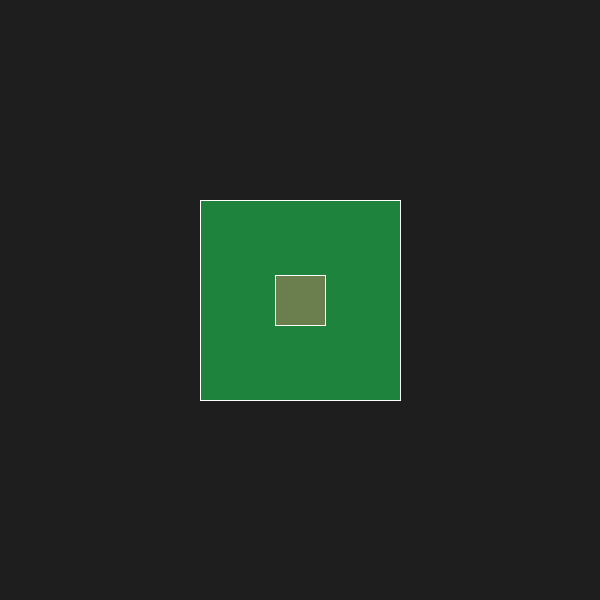
Frame 1 (no input)
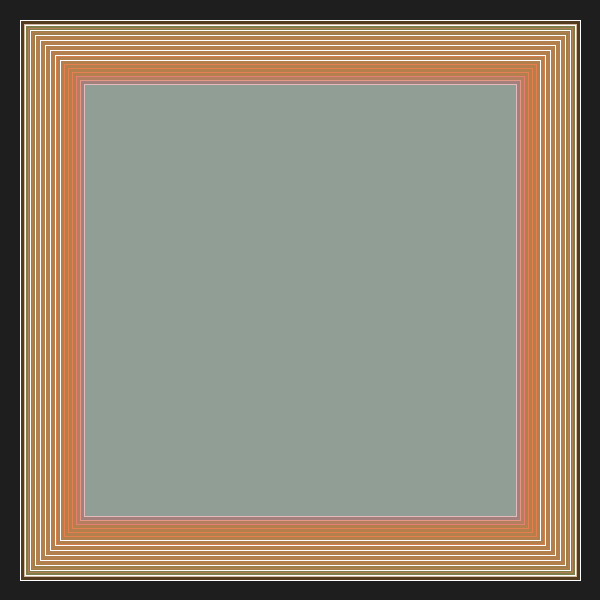
Frame 60 (the mouse pressed at the canvas centre just before this capture)
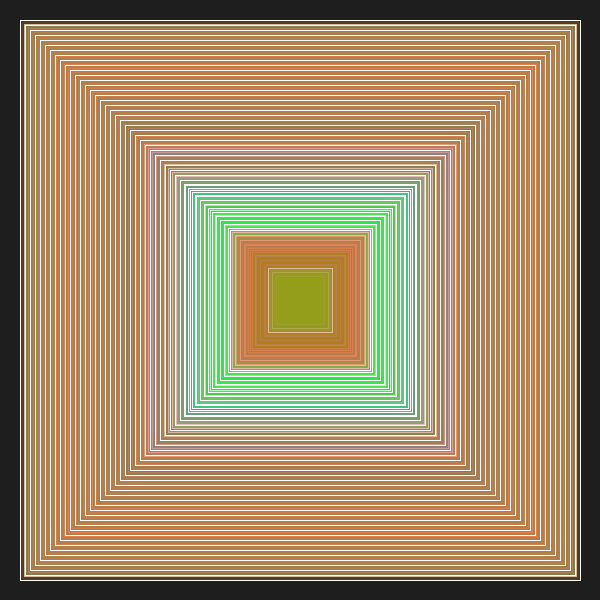
Frame 120 (the mouse held since frame 60 and released just before this capture)

The Processing sketch that drew these frames (run headless with seeded random() and noise(); from frame 60 on, the mouse is pressed at the canvas centre):

// Processing sketch: processing_22489
// ── processing_22489.pde

float tam = 200;
float tam1 =50;
float creci = 8;
float creci1 = 10;

void setup(){
  size(600,600);
  background(30);
  smooth();
}

void draw(){
  rectMode(CENTER);
  stroke(255);
  
  
  fill(random(20,60),random(230,255),tam-80,5);
   for(int i=0; i<30; i++){
rect(width/2,height/2,tam,tam);
   }
   
    tam = tam + creci;
  
  if ((tam>550)||(tam<15)){
    creci = creci*-1;
  }
  
  
  
fill(random(160,220),random(90,100),random(30,90),5);
  for(int u=0; u<30; u++){
rect(width/2,height/2,tam1,tam1);
}
  
 
  tam1 = tam1 + creci1;
  
  if ((tam1>550)||(tam1<15)){
    creci1 = creci1*-1;
  }
 
 
 
  
}
